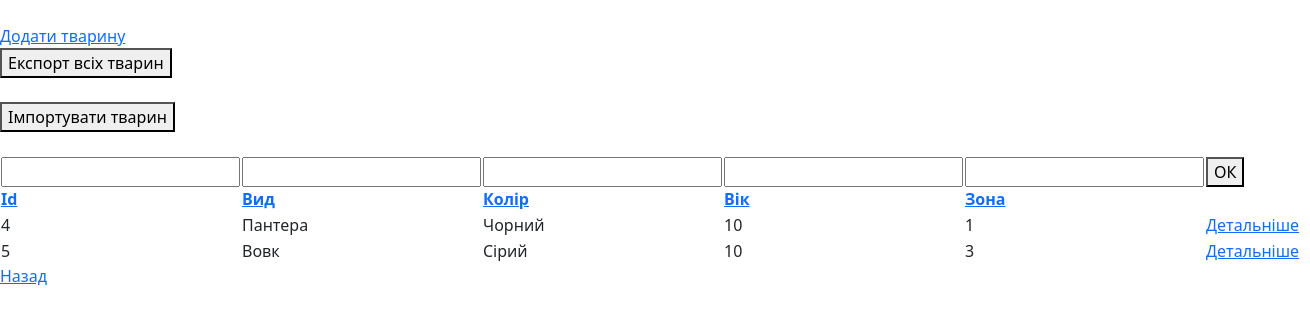
The page /moderator/animals/?sort=type&dir=desc on the database its author committed.
### main/models.py (models this page shows, shortened)
class Animal(models.Model):
    id = models.IntegerField("№", primary_key=True)
    type = models.CharField("Вид", max_length=20)
    color = models.CharField("Колір", max_length=20)
    age = models.IntegerField("Вік")
    zone = models.IntegerField("Зона")

### moderator/views.py (the view, shortened to what this page needs)
# urls.py: path('animals', views.show_animals, name="animals_u")
def show_animals(request):
    all_animals = Animal.objects.all()
    sort_field = request.GET.get("sort", "id")
    direction = request.GET.get("dir", "asc")
    if direction == 'desc':
        all_animals = all_animals.order_by(f"-{sort_field}")
    else:
        all_animals = all_animals.order_by(sort_field)
    return render(request, "moderator/animal/show.html", {'all_animals':all_animals, "sort_field":sort_field, "direction":direction})

### moderator/templates/moderator/animal/show.html (shortened to what this page needs)
{% extends "layout_m.html" %}
{% block content %}
<br>
<a href="{% url 'animals_create' %}">Додати тварину</a>
<br>
<form action="{% url 'save_animals_to_file' %}" method = 'post'>
    <button type="submit">Експорт всіх тварин</button>
</form>
<br>
<form action="{% url 'load_animals_from_file' %}" method = 'post'>
    <button type="submit">Імпортувати тварин</button>
</form>
<br>
<form method="post">
    <table>
        <tr>
            <th>
                <input name="filter_id" type="number"><br>
                <a href="?sort=id&dir={% if sort_field == 'id' and direction == 'asc' %}desc{% else %}asc{% endif %}">Id</a>
            </th>
            <th>
                <input name="filter_type" type="text"><br>
                <a href="?sort=type&dir={% if sort_field == 'type' and direction == 'asc' %}desc{% else %}asc{% endif %}">Вид</a>
            </th>
            <th>
                <input name="filter_color" type="text"><br>
                <a href = "?sort=color&dir={% if sort_field == 'color' and direction == 'asc' %}desc{% else %}asc{% endif %}">Колір</a>
            </th>
            <th>
                <input name="filter_age" type="number"><br>
                <a href = "?sort=age&dir={% if sort_field == 'age' and direction == 'asc' %}desc{% else %}asc{% endif %}">Вік</a>
            </th>
            <th>
                <input name="filter_zone" type="number"><br>
                <a href = "?sort=zone&dir={% if sort_field == 'zone' and direction == 'asc' %}desc{% else %}asc{% endif %}">Зона</a>
            </th>
            <th><button type="submit">{% block b %}ОК{% endblock %}</button><br><br></th>
        </tr>
        {% for i in all_animals %}
        <tr>
            <td>{{ i.id }}</td>
            <td>{{ i.type }}</td>
            <td>{{ i.color }}</td>
            <td>{{ i.age }}</td>
            <td>{{ i.zone }}</td>
            <td>
                <a href="{% url 'detail_view' i.id %}">Детальніше</a>
            </td>
         </tr>
        {% endfor %}
    </table>
</form>
<a href="{% url 'main_page_m' %}">Назад</a><br>
{% endblock %}

### rows shown on the page
Animal: id "4", type "Пантера", color "Чорний", age "10", zone "1"
Animal: id "5", type "Вовк", color "Сірий", age "10", zone "3"
